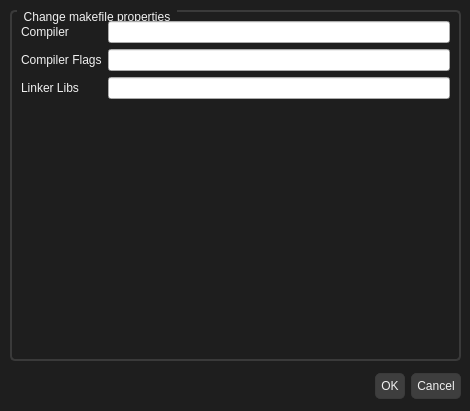
<?xml version="1.0" encoding="UTF-8"?>
<ui version="4.0">
 <class>editMakefileDialog</class>
 <widget class="QDialog" name="editMakefileDialog">
  <property name="geometry">
   <rect>
    <x>0</x>
    <y>0</y>
    <width>470</width>
    <height>411</height>
   </rect>
  </property>
  <property name="windowTitle">
   <string>Edit makefile</string>
  </property>
  <property name="windowIcon">
   <iconset resource="ressources.qrc">
    <normaloff>:/logos/mkpj-logo-square.png</normaloff>:/logos/mkpj-logo-square.png</iconset>
  </property>
  <property name="styleSheet">
   <string notr="true">QDialog {
	background-color: #1e1e1e;
}

QLabel {
    color: #f0f0f0;
}

QGroupBox {
    border: 2px solid #3a3a3a;
    border-radius: 5px;
    margin-top: 1em;
}

QGroupBox::title {
    color: #f0f0f0;
    subcontrol-origin: margin;
    left: 7px;
    padding: 0 5px 0 5px;
}

QPushButton {
    background-color: #3e3e3e;
    border: 1px solid #3a3a3a;
    border-radius: 5px;
    color: #f0f0f0;
    padding: 5px;
}

QPushButton:hover {
    background-color: #4d4d4d;
}

QPushButton:pressed {
    background-color: #2a2a2a;
}

QListView {
    background-color: #2D2D2D;
}

QListView {
    background-color: #2d2d2d;
    color: #ffffff;
}

QListView::item:selected {
    background-color: #6E88A6;
	color: black;
}


QListView::item:hover {
    background-color: #505050;
}

QListView::item:selected {
    background-color: #8FAADC;
}

QStatusBar {
    color: white;
}

QMainWindow::title {
    background-color: black;
}</string>
  </property>
  <widget class="QDialogButtonBox" name="buttonBox">
   <property name="geometry">
    <rect>
     <x>120</x>
     <y>370</y>
     <width>341</width>
     <height>32</height>
    </rect>
   </property>
   <property name="orientation">
    <enum>Qt::Horizontal</enum>
   </property>
   <property name="standardButtons">
    <set>QDialogButtonBox::Cancel|QDialogButtonBox::Ok</set>
   </property>
  </widget>
  <widget class="QGroupBox" name="groupBox">
   <property name="geometry">
    <rect>
     <x>10</x>
     <y>10</y>
     <width>451</width>
     <height>351</height>
    </rect>
   </property>
   <property name="title">
    <string>Change makefile properties</string>
   </property>
   <layout class="QFormLayout" name="formLayout_2">
    <item row="0" column="0">
     <widget class="QLabel" name="compilerLabel">
      <property name="text">
       <string>Compiler</string>
      </property>
     </widget>
    </item>
    <item row="0" column="1">
     <widget class="QLineEdit" name="compilerLineEdit"/>
    </item>
    <item row="1" column="0">
     <widget class="QLabel" name="cFlagsLabel">
      <property name="text">
       <string>Compiler Flags</string>
      </property>
     </widget>
    </item>
    <item row="1" column="1">
     <widget class="QLineEdit" name="cflagsLineEdit"/>
    </item>
    <item row="2" column="0">
     <widget class="QLabel" name="ldLibsLabel">
      <property name="text">
       <string>Linker Libs</string>
      </property>
     </widget>
    </item>
    <item row="2" column="1">
     <widget class="QLineEdit" name="ldlibsLineEdit"/>
    </item>
   </layout>
  </widget>
 </widget>
 <resources>
  <include location="ressources.qrc"/>
 </resources>
 <connections>
  <connection>
   <sender>buttonBox</sender>
   <signal>accepted()</signal>
   <receiver>editMakefileDialog</receiver>
   <slot>accept()</slot>
   <hints>
    <hint type="sourcelabel">
     <x>248</x>
     <y>254</y>
    </hint>
    <hint type="destinationlabel">
     <x>157</x>
     <y>274</y>
    </hint>
   </hints>
  </connection>
  <connection>
   <sender>buttonBox</sender>
   <signal>rejected()</signal>
   <receiver>editMakefileDialog</receiver>
   <slot>reject()</slot>
   <hints>
    <hint type="sourcelabel">
     <x>316</x>
     <y>260</y>
    </hint>
    <hint type="destinationlabel">
     <x>286</x>
     <y>274</y>
    </hint>
   </hints>
  </connection>
 </connections>
</ui>
